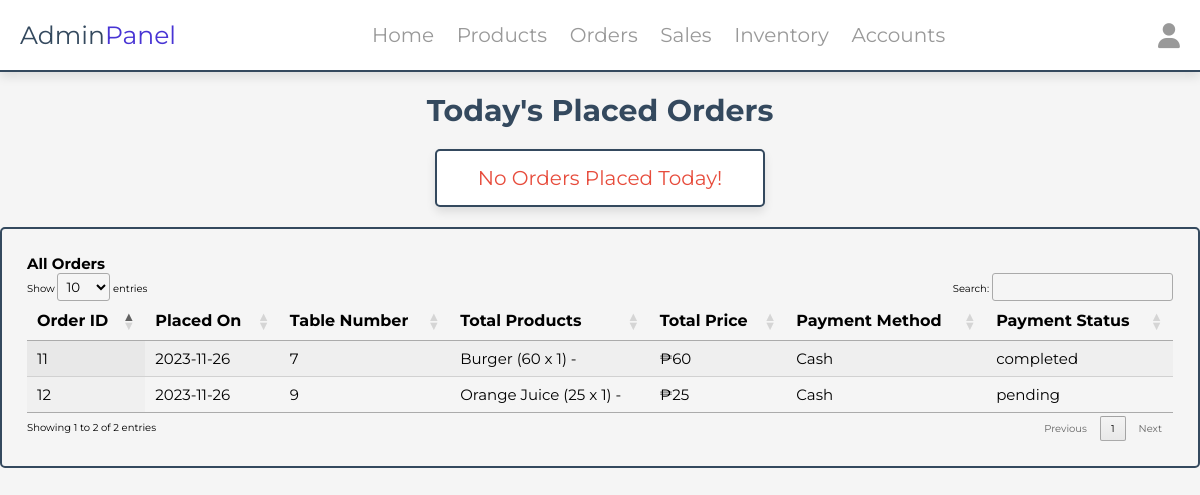
Before: /admin/placed_orders.php (signed in) with the older database file.
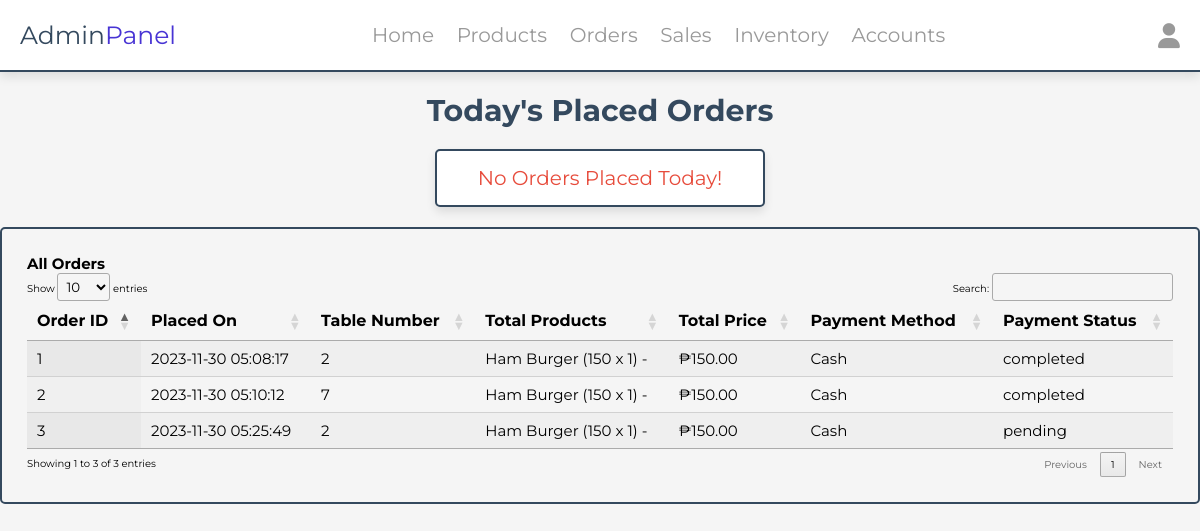
After: the same page with the newer database file.
### tables this page shows
CREATE TABLE `orders` (
  `id` int(11) UNSIGNED NOT NULL,
  `user_id` int(11) DEFAULT NULL,
  `method` varchar(50) DEFAULT NULL,
  `address` varchar(100) DEFAULT NULL,
  `address1` varchar(100) DEFAULT NULL,
  `total_products` text DEFAULT NULL,
  `total_price` decimal(10,2) DEFAULT NULL,
  `quantity_sold` int(11) DEFAULT NULL,
  `payment_status` text DEFAULT NULL,
  `placed_on` timestamp NOT NULL DEFAULT current_timestamp()
);

### admin/placed_orders.php (the view, shortened to what this page needs)
<?php
include '../components/connect.php';
$currentDate = date('Y-m-d');
if (isset($_GET['show_all'])) {
    $select_orders = $conn->prepare("SELECT * FROM `orders`");
    $select_orders->execute();
} else {
    $select_orders = $conn->prepare("SELECT * FROM `orders` WHERE DATE(placed_on) = ?");
    $select_orders->execute([$currentDate]);
}
?>
<!DOCTYPE html>
<html lang="en">
<head>
    <link rel="stylesheet" href="https://cdnjs.cloudflare.com/ajax/libs/font-awesome/6.1.1/css/all.min.css">
    <link rel="stylesheet" type="text/css" href="https://cdn.datatables.net/1.11.5/css/jquery.dataTables.css">
    <link rel="stylesheet" href="../css/admin_style.css">
</head>
<body>
    <?php include '../components/admin_header.php' ?>
    <section class="placed-orders">
        <h1 class="heading">Today's Placed Orders</h1>
        <div class="box-container">
            <?php
            if ($select_orders->rowCount() > 0) {
                while ($fetch_orders = $select_orders->fetch(PDO::FETCH_ASSOC)) {
            ?>
            <div class="box">
                <p>Placed on: <span><?= $fetch_orders['placed_on']; ?></span></p>
                <p>Table Number: <span><?= $fetch_orders['address']; ?></span></p>
                <p>Total Products: <span><?= $fetch_orders['total_products']; ?></span></p>
                <p>Total Price: <span>₱<?= $fetch_orders['total_price']; ?></span></p>
                <p>Payment Method: <span><?= $fetch_orders['method']; ?></span></p>
                <form action="" method="POST">
                    <input type="hidden" name="order_id" value="<?= $fetch_orders['id']; ?>">
                    <select name="payment_status" class="drop-down">
                        <option value="" selected disabled><?= $fetch_orders['payment_status']; ?></option>
                        <option value="pending">Pending</option>
                        <option value="completed">Completed</option>
                    </select>
                    <div class="flex-btn">
                        <input type="submit" value="Update" class="btn" name="update_payment">
                        <a href="placed_orders.php?delete=<?= $fetch_orders['id']; ?>" class="delete-btn"
                            onclick="return confirm('Delete this order?');">Delete</a>
                    </div>
                </form>
            </div>
            <?php
                }
            } else {
                echo '<p class="empty">No orders placed today!</p>';
            }
            ?>
        </div>
    </section>
    <section class="orders-table">
        <h2>All Orders</h2>
        <table id="ordersDataTable" class="display">
            <thead>
                <tr>
                    <th>Order ID</th>
                    <th>Placed On</th>
                    <th>Table Number</th>
                    <th>Total Products</th>
                    <th>Total Price</th>
                    <th>Payment Method</th>
                    <th>Payment Status</th>
                </tr>
            </thead>
            <tbody>
                <?php
                $all_orders = $conn->prepare("SELECT * FROM `orders`");
                $all_orders->execute();
                if ($all_orders->rowCount() > 0) {
                    while ($order_row = $all_orders->fetch(PDO::FETCH_ASSOC)) {
                        echo "<tr>";
                        echo "<td>{$order_row['id']}</td>";
                        echo "<td>{$order_row['placed_on']}</td>";
                        echo "<td>{$order_row['address']}</td>";
                        echo "<td>{$order_row['total_products']}</td>";
                        echo "<td>₱{$order_row['total_price']}</td>";
                        echo "<td>{$order_row['method']}</td>";
                        echo "<td>{$order_row['payment_status']}</td>";
                        echo "</tr>";
                    }
                }
                ?>
            </tbody>
        </table>
    </section>
</body>
</html>

### components/admin_header.php (shortened to what this page needs)
<header class="header">
   <section class="flex">
      <a href="dashboard.php" class="logo">Admin<span>Panel</span></a>
      <nav class="navbar">
         <a href="dashboard.php">Home</a>
         <a href="products.php">Products</a>
         <a href="placed_orders.php">Orders</a>
         <a href="sales.php">Sales</a>
         <a href="addinventory.php">Inventory</a>
         <a href="admin_accounts.php">Accounts</a>
      </nav>
      <div class="icons">
         <div id="user-btn" class="fas fa-user"></div>
      </div>
   </section>
</header>

### css/admin_style.css (style rules this page uses)
:root { --main-color:#4834d4; --red:#e74c3c; --orange:#f39c12; --black:#34495e; --white:#fff; --light-bg:#f5f5f5; --light-color:#999; --border:.2rem solid var(--black); --box-shadow:0 .5rem 1rem rgba(0,0,0,.1); }
* { font-family: 'Montserrat', sans-serif; margin:0; padding:0; box-sizing: border-box; text-decoration: none; outline: none; border:none; }
html { font-size: 62.5%; overflow-x: hidden; }
body { background-color: var(--light-bg); }
section { max-width: 1200px; margin:0 auto; padding:2rem; }
.heading { text-align: center; margin-bottom: 2rem; text-transform: capitalize; color:var(--black); font-size: 3rem; }
.empty { border:var(--border); border-radius: .5rem; background-color: var(--white); padding:1.5rem; text-align: center; width: 100%; font-size: 2rem; text-transform: capitalize; color:var(--red); box-shadow: var(--box-shadow); }
.header { position: sticky; top:0; left:0; right:0; background-color: var(--white); box-shadow: var(--box-shadow); z-index: 1000; border-bottom: var(--border); }
.header .flex { display: flex; align-items: center; justify-content: space-between; position: relative; }
.header .flex .logo { font-size: 2.5rem; color:var(--black); }
.header .flex .logo span { color:var(--main-color); }
.header .flex .navbar a { margin:0 1rem; font-size: 2rem; color:var(--light-color); }
.header .flex .icons > * { font-size: 2.5rem; cursor: pointer; color:var(--light-color); margin-left: 1.7rem; }
.placed-orders .box-container { display: grid; grid-template-columns: repeat(auto-fit, 33rem); gap:1.5rem; justify-content: center; align-items: flex-start; }

### admin/placed_orders.php (style rules this page uses)
.orders-table { border: var(--border); border-radius: 5px; padding: 25px; margin-bottom: 20px; }
#ordersDataTable tbody td { font-size: 1.5rem; }
#ordersDataTable thead th { font-size: 16px; }

Changed rows visible on the page:
removed orders: id "11", placed_on "2023-11-26", address "7", total_products "Burger (60 x 1) -", total_price "60", method "Cash", payment_status "completed"
removed orders: id "12", placed_on "2023-11-26", address "9", total_products "Orange Juice (25 x 1) -", total_price "25", method "Cash", payment_status "pending"
added orders: id "1", placed_on "2023-11-30 05:08:17", address "2", total_products "Ham Burger (150 x 1) -", total_price "150.00", method "Cash", payment_status "completed"
added orders: id "2", placed_on "2023-11-30 05:10:12", address "7", total_products "Ham Burger (150 x 1) -", total_price "150.00", method "Cash", payment_status "completed"
added orders: id "3", placed_on "2023-11-30 05:25:49", address "2", total_products "Ham Burger (150 x 1) -", total_price "150.00", method "Cash", payment_status "pending"
Other visible differences:
text written by a page script: "Show entries Search: Showing 1 to 2 of 2 entries Previous 1 Next" → "Show entries Search: Showing 1 to 3 of 3 entries Previous 1 Next"
